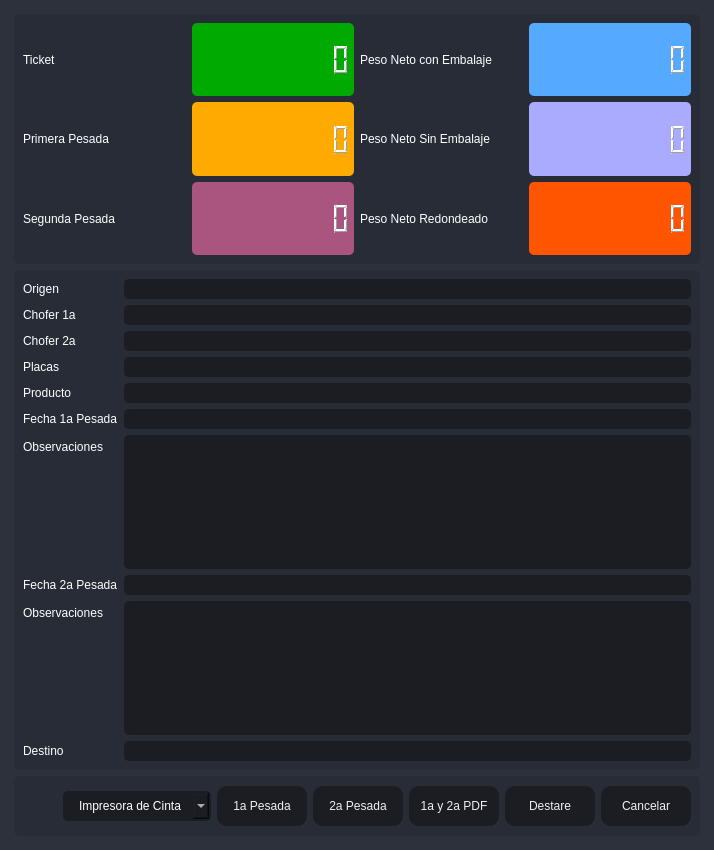
       <widget class="QFrame" name="frame_center">
        <property name="sizePolicy">
         <sizepolicy hsizetype="Expanding" vsizetype="Expanding">
          <horstretch>0</horstretch>
          <verstretch>0</verstretch>
         </sizepolicy>
        </property>
        <property name="styleSheet">
         <string notr="true">background-color: rgb(40, 44, 52);</string>
        </property>
        <property name="frameShape">
         <enum>QFrame::NoFrame</enum>
        </property>
        <property name="frameShadow">
         <enum>QFrame::Raised</enum>
        </property>
        <layout class="QHBoxLayout" name="horizontalLayout_2">
         <property name="spacing">
          <number>0</number>
         </property>
         <property name="leftMargin">
          <number>0</number>
         </property>
         <property name="topMargin">
          <number>0</number>
         </property>
         <property name="rightMargin">
          <number>0</number>
         </property>
         <property name="bottomMargin">
          <number>0</number>
         </property>
         <item>
          <widget class="QFrame" name="frame_content_right">
           <property name="styleSheet">
            <string notr="true">background-color: rgb(44, 49, 60);</string>
           </property>
           <property name="frameShape">
            <enum>QFrame::NoFrame</enum>
           </property>
           <property name="frameShadow">
            <enum>QFrame::Raised</enum>
           </property>
           <layout class="QVBoxLayout" name="verticalLayout_4">
            <property name="spacing">
             <number>0</number>
            </property>
            <property name="leftMargin">
             <number>0</number>
            </property>
            <property name="topMargin">
             <number>0</number>
            </property>
            <property name="rightMargin">
             <number>0</number>
            </property>
            <property name="bottomMargin">
             <number>0</number>
            </property>
            <item>
             <widget class="QFrame" name="frame_content">
              <property name="frameShape">
               <enum>QFrame::NoFrame</enum>
              </property>
              <property name="frameShadow">
               <enum>QFrame::Raised</enum>
              </property>
              <layout class="QVBoxLayout" name="verticalLayout_9">
               <property name="spacing">
                <number>0</number>
               </property>
               <property name="leftMargin">
                <number>5</number>
               </property>
               <property name="topMargin">
                <number>5</number>
               </property>
               <property name="rightMargin">
                <number>5</number>
               </property>
               <property name="bottomMargin">
                <number>5</number>
               </property>
               <item>
                <widget class="QStackedWidget" name="stackedWidget">
                 <property name="styleSheet">
                  <string notr="true">background: transparent;</string>
                 </property>
                 <property name="currentIndex">
                  <number>0</number>
                 </property>
                 <widget class="QWidget" name="page_home">
                  <layout class="QVBoxLayout" name="verticalLayout_10">
                   <item>
                    <widget class="QFrame" name="frame">
                     <property name="minimumSize">
                      <size>
                       <width>0</width>
                       <height>250</height>
                      </size>
                     </property>
                     <property name="maximumSize">
                      <size>
                       <width>16777215</width>
                       <height>250</height>
                      </size>
                     </property>
                     <property name="styleSheet">
                      <string notr="true">background-color: rgb(39, 44, 54);
border-radius: 5px;</string>
                     </property>
                     <property name="frameShape">
                      <enum>QFrame::StyledPanel</enum>
                     </property>
                     <property name="frameShadow">
                      <enum>QFrame::Raised</enum>
                     </property>
                     <layout class="QHBoxLayout" name="horizontalLayout_6">
                      <item>
                       <layout class="QGridLayout" name="gridLayout_2">
                        <item row="1" column="2">
                         <widget class="QLabel" name="label_5">
                          <property name="styleSheet">
                           <string notr="true">color: rgb(255, 255, 255);
font: 75 12pt &quot;MS Shell Dlg 2&quot;;</string>
                          </property>
                          <property name="text">
                           <string>Peso Neto Sin Embalaje</string>
                          </property>
                         </widget>
                        </item>
                        <item row="1" column="1">
                         <widget class="QLCDNumber" name="lcdNumber_3">
                          <property name="styleSheet">
                           <string notr="true">color: rgb(255, 255, 255);
background-color: rgb(255, 170, 0);</string>
                          </property>
                          <property name="digitCount">
                           <number>10</number>
                          </property>
                         </widget>
                        </item>
                        <item row="1" column="3">
                         <widget class="QLCDNumber" name="lcdNumber_4">
                          <property name="styleSheet">
                           <string notr="true">color: rgb(255, 255, 255);
background-color: rgb(170, 170, 255);</string>
                          </property>
                          <property name="digitCount">
                           <number>10</number>
                          </property>
                         </widget>
                        </item>
                        <item row="0" column="3">
                         <widget class="QLCDNumber" name="lcdNumber_1">
                          <property name="styleSheet">
                           <string notr="true">color: rgb(255, 255, 255);
background-color: rgb(85, 170, 255);</string>
                          </property>
                          <property name="digitCount">
                           <number>10</number>
                          </property>
                         </widget>
                        </item>
                        <item row="2" column="3">
                         <widget class="QLCDNumber" name="lcdNumber_6">
                          <property name="styleSheet">
                           <string notr="true">color: rgb(255, 255, 255);
background-color: rgb(255, 85, 0);</string>
                          </property>
                          <property name="digitCount">
                           <number>10</number>
                          </property>
                         </widget>
                        </item>
                        <item row="0" column="0">
                         <widget class="QLabel" name="label_2">
                          <property name="styleSheet">
                           <string notr="true">color: rgb(255, 255, 255);
font: 75 12pt &quot;MS Shell Dlg 2&quot;;</string>
                          </property>
                          <property name="text">
                           <string>Ticket</string>
                          </property>
                         </widget>
                        </item>
                        <item row="1" column="0">
                         <widget class="QLabel" name="label_4">
                          <property name="styleSheet">
                           <string notr="true">color: rgb(255, 255, 255);
font: 75 12pt &quot;MS Shell Dlg 2&quot;;</string>
                          </property>
                          <property name="text">
                           <string>Primera Pesada</string>
                          </property>
                         </widget>
                        </item>
                        <item row="0" column="1">
                         <widget class="QLCDNumber" name="lcdNumber_9">
                          <property name="styleSheet">
                           <string notr="true">color: rgb(255, 255, 255);
background-color: rgb(0, 170, 0);</string>
                          </property>
                          <property name="digitCount">
                           <number>10</number>
                          </property>
                         </widget>
                        </item>
                        <item row="2" column="0">
                         <widget class="QLabel" name="label_6">
                          <property name="styleSheet">
                           <string notr="true">color: rgb(255, 255, 255);
font: 75 12pt &quot;MS Shell Dlg 2&quot;;</string>
                          </property>
                          <property name="text">
                           <string>Segunda Pesada</string>
                          </property>
                         </widget>
                        </item>
                        <item row="0" column="2">
                         <widget class="QLabel" name="label_3">
                          <property name="styleSheet">
                           <string notr="true">color: rgb(255, 255, 255);
font: 75 12pt &quot;MS Shell Dlg 2&quot;;</string>
                          </property>
                          <property name="text">
                           <string>Peso Neto con Embalaje</string>
                          </property>
                         </widget>
                        </item>
                        <item row="2" column="2">
                         <widget class="QLabel" name="label_7">
                          <property name="styleSheet">
                           <string notr="true">color: rgb(255, 255, 255);
font: 75 12pt &quot;MS Shell Dlg 2&quot;;</string>
                          </property>
                          <property name="text">
                           <string>Peso Neto Redondeado</string>
                          </property>
                         </widget>
                        </item>
                        <item row="2" column="1">
                         <widget class="QLCDNumber" name="lcdNumber_7">
                          <property name="styleSheet">
                           <string notr="true">color: rgb(255, 255, 255);
background-color: rgb(170, 85, 127);</string>
                          </property>
                          <property name="digitCount">
                           <number>10</number>
                          </property>
                         </widget>
                        </item>
                       </layout>
                      </item>
                     </layout>
                    </widget>
                   </item>
                   <item>
                    <widget class="QFrame" name="frame_3">
                     <property name="minimumSize">
                      <size>
                       <width>0</width>
                       <height>160</height>
                      </size>
                     </property>
                     <property name="maximumSize">
                      <size>
                       <width>16777215</width>
                       <height>500</height>
                      </size>
                     </property>
                     <property name="styleSheet">
                      <string notr="true">background-color: rgb(39, 44, 54);
border-radius: 5px;</string>
                     </property>
                     <property name="frameShape">
                      <enum>QFrame::StyledPanel</enum>
                     </property>
                     <property name="frameShadow">
                      <enum>QFrame::Raised</enum>
                     </property>
                     <layout class="QVBoxLayout" name="verticalLayout_5">
                      <item>
                       <layout class="QFormLayout" name="formLayout">
                        <item row="0" column="0">
                         <widget class="QLabel" name="label_8">
                          <property name="styleSheet">
                           <string notr="true">color: rgb(255, 255, 255);
font: 75 12pt &quot;MS Shell Dlg 2&quot;;</string>
                          </property>
                          <property name="text">
                           <string>Origen</string>
                          </property>
                         </widget>
                        </item>
                        <item row="0" column="1">
                         <widget class="QLineEdit" name="Origen">
                          <property name="styleSheet">
                           <string notr="true">QLineEdit {
	background-color: rgb(27, 29, 35);
	border-radius: 5px;
	border: 2px solid rgb(27, 29, 35);
	padding-left: 10px;
	font: 75 12pt &quot;MS Shell Dlg 2&quot;;
	color: rgb(255, 255, 255);
}
QLineEdit:hover {
	border: 2px solid rgb(64, 71, 88);
}
QLineEdit:focus {
	border: 2px solid rgb(91, 101, 124);
}</string>
                          </property>
                          <property name="readOnly">
                           <bool>true</bool>
                          </property>
                         </widget>
                        </item>
                        <item row="1" column="0">
                         <widget class="QLabel" name="label_9">
                          <property name="styleSheet">
                           <string notr="true">color: rgb(255, 255, 255);
font: 75 12pt &quot;MS Shell Dlg 2&quot;;</string>
                          </property>
                          <property name="text">
                           <string>Chofer 1a</string>
                          </property>
                         </widget>
                        </item>
                        <item row="1" column="1">
                         <widget class="QLineEdit" name="Operador">
                          <property name="styleSheet">
                           <string notr="true">QLineEdit {
	background-color: rgb(27, 29, 35);
	border-radius: 5px;
	border: 2px solid rgb(27, 29, 35);
	padding-left: 10px;
	font: 75 12pt &quot;MS Shell Dlg 2&quot;;
	color: rgb(255, 255, 255);
}
QLineEdit:hover {
	border: 2px solid rgb(64, 71, 88);
}
QLineEdit:focus {
	border: 2px solid rgb(91, 101, 124);
}</string>
                          </property>
                          <property name="readOnly">
                           <bool>true</bool>
                          </property>
                         </widget>
                        </item>
                        <item row="3" column="0">
                         <widget class="QLabel" name="label_10">
                          <property name="styleSheet">
                           <string notr="true">color: rgb(255, 255, 255);
font: 75 12pt &quot;MS Shell Dlg 2&quot;;</string>
                          </property>
                          <property name="text">
                           <string>Placas</string>
                          </property>
                         </widget>
                        </item>
                        <item row="3" column="1">
                         <widget class="QLineEdit" name="Placas">
                          <property name="styleSheet">
                           <string notr="true">QLineEdit {
	background-color: rgb(27, 29, 35);
	border-radius: 5px;
	border: 2px solid rgb(27, 29, 35);
	padding-left: 10px;
	font: 75 12pt &quot;MS Shell Dlg 2&quot;;
	color: rgb(255, 255, 255);
}
QLineEdit:hover {
	border: 2px solid rgb(64, 71, 88);
}
QLineEdit:focus {
	border: 2px solid rgb(91, 101, 124);
}</string>
                          </property>
                          <property name="readOnly">
                           <bool>true</bool>
                          </property>
                         </widget>
                        </item>
                        <item row="4" column="0">
                         <widget class="QLabel" name="label_11">
                          <property name="styleSheet">
                           <string notr="true">color: rgb(255, 255, 255);
font: 75 12pt &quot;MS Shell Dlg 2&quot;;</string>
                          </property>
                          <property name="text">
                           <string>Producto</string>
                          </property>
                         </widget>
                        </item>
                        <item row="4" column="1">
                         <widget class="QLineEdit" name="Producto">
                          <property name="styleSheet">
                           <string notr="true">QLineEdit {
	background-color: rgb(27, 29, 35);
	border-radius: 5px;
	border: 2px solid rgb(27, 29, 35);
	padding-left: 10px;
	font: 75 12pt &quot;MS Shell Dlg 2&quot;;
	color: rgb(255, 255, 255);
}
QLineEdit:hover {
	border: 2px solid rgb(64, 71, 88);
}
QLineEdit:focus {
	border: 2px solid rgb(91, 101, 124);
}</string>
                          </property>
                          <property name="readOnly">
                           <bool>true</bool>
                          </property>
                         </widget>
                        </item>
                        <item row="5" column="0">
                         <widget class="QLabel" name="label_12">
                          <property name="styleSheet">
                           <string notr="true">color: rgb(255, 255, 255);
font: 75 12pt &quot;MS Shell Dlg 2&quot;;</string>
                          </property>
                          <property name="text">
                           <string>Fecha 1a Pesada</string>
                          </property>
                         </widget>
                        </item>
                        <item row="5" column="1">
                         <widget class="QLineEdit" name="EFecha">
                          <property name="styleSheet">
                           <string notr="true">QLineEdit {
	background-color: rgb(27, 29, 35);
	border-radius: 5px;
	border: 2px solid rgb(27, 29, 35);
	padding-left: 10px;
	font: 75 12pt &quot;MS Shell Dlg 2&quot;;
	color: rgb(255, 255, 255);
}
QLineEdit:hover {
	border: 2px solid rgb(64, 71, 88);
}
QLineEdit:focus {
	border: 2px solid rgb(91, 101, 124);
}</string>
                          </property>
                          <property name="readOnly">
                           <bool>true</bool>
                          </property>
                         </widget>
                        </item>
                        <item row="6" column="0">
                         <widget class="QLabel" name="label_13">
                          <property name="styleSheet">
                           <string notr="true">color: rgb(255, 255, 255);
font: 75 12pt &quot;MS Shell Dlg 2&quot;;</string>
                          </property>
                          <property name="text">
                           <string>Observaciones</string>
                          </property>
                         </widget>
                        </item>
                        <item row="6" column="1">
                         <widget class="QPlainTextEdit" name="ObservacionesCompra">
                          <property name="styleSheet">
                           <string notr="true">QPlainTextEdit {
	background-color: rgb(27, 29, 35);
	border-radius: 5px;
	padding: 10px;
    color: rgb(255, 255, 255);
	font: 75 12pt &quot;MS Shell Dlg 2&quot;;
}
QPlainTextEdit:hover {
	border: 2px solid rgb(64, 71, 88);
}
QPlainTextEdit:focus {
	border: 2px solid rgb(91, 101, 124);
}</string>
                          </property>
                          <property name="readOnly">
                           <bool>true</bool>
                          </property>
                         </widget>
                        </item>
                        <item row="7" column="0">
                         <widget class="QLabel" name="label_14">
                          <property name="styleSheet">
                           <string notr="true">color: rgb(255, 255, 255);
font: 75 12pt &quot;MS Shell Dlg 2&quot;;</string>
                          </property>
                          <property name="text">
                           <string>Fecha 2a Pesada</string>
                          </property>
                         </widget>
                        </item>
                        <item row="7" column="1">
                         <widget class="QLineEdit" name="SFecha">
                          <property name="styleSheet">
                           <string notr="true">QLineEdit {
	background-color: rgb(27, 29, 35);
	border-radius: 5px;
	border: 2px solid rgb(27, 29, 35);
	padding-left: 10px;
	font: 75 12pt &quot;MS Shell Dlg 2&quot;;
	color: rgb(255, 255, 255);
}
QLineEdit:hover {
	border: 2px solid rgb(64, 71, 88);
}
QLineEdit:focus {
	border: 2px solid rgb(91, 101, 124);
}</string>
                          </property>
                          <property name="readOnly">
                           <bool>true</bool>
                          </property>
                         </widget>
                        </item>
                        <item row="8" column="0">
                         <widget class="QLabel" name="label_15">
                          <property name="styleSheet">
                           <string notr="true">color: rgb(255, 255, 255);
font: 75 12pt &quot;MS Shell Dlg 2&quot;;</string>
                          </property>
                          <property name="text">
                           <string>Observaciones</string>
                          </property>
                         </widget>
                        </item>
                        <item row="8" column="1">
                         <widget class="QPlainTextEdit" name="ObservacionesCompra2">
                          <property name="styleSheet">
                           <string notr="true">QPlainTextEdit {
	background-color: rgb(27, 29, 35);
	border-radius: 5px;
	padding: 10px;
    color: rgb(255, 255, 255);
	font: 75 12pt &quot;MS Shell Dlg 2&quot;;
}
QPlainTextEdit:hover {
	border: 2px solid rgb(64, 71, 88);
}
QPlainTextEdit:focus {
	border: 2px solid rgb(91, 101, 124);
}</string>
                          </property>
                         </widget>
                        </item>
                        <item row="9" column="0">
                         <widget class="QLabel" name="label_16">
                          <property name="styleSheet">
                           <string notr="true">color: rgb(255, 255, 255);
font: 75 12pt &quot;MS Shell Dlg 2&quot;;</string>
                          </property>
                          <property name="text">
                           <string>Destino</string>
                          </property>
                         </widget>
                        </item>
                        <item row="9" column="1">
                         <widget class="QLineEdit" name="Destino">
                          <property name="styleSheet">
                           <string notr="true">QLineEdit {
	background-color: rgb(27, 29, 35);
	border-radius: 5px;
	border: 2px solid rgb(27, 29, 35);
	padding-left: 10px;
	font: 75 12pt &quot;MS Shell Dlg 2&quot;;
	color: rgb(255, 255, 255);
}
QLineEdit:hover {
	border: 2px solid rgb(64, 71, 88);
}
QLineEdit:focus {
	border: 2px solid rgb(91, 101, 124);
}</string>
                          </property>
                         </widget>
                        </item>
                        <item row="2" column="0">
                         <widget class="QLabel" name="label_17">
                          <property name="styleSheet">
                           <string notr="true">color: rgb(255, 255, 255);
font: 75 12pt &quot;MS Shell Dlg 2&quot;;</string>
                          </property>
                          <property name="text">
                           <string>Chofer 2a</string>
                          </property>
                         </widget>
                        </item>
                        <item row="2" column="1">
                         <widget class="QLineEdit" name="Operador2a">
                          <property name="styleSheet">
                           <string notr="true">QLineEdit {
	background-color: rgb(27, 29, 35);
	border-radius: 5px;
	border: 2px solid rgb(27, 29, 35);
	padding-left: 10px;
	font: 75 12pt &quot;MS Shell Dlg 2&quot;;
	color: rgb(255, 255, 255);
}
QLineEdit:hover {
	border: 2px solid rgb(64, 71, 88);
}
QLineEdit:focus {
	border: 2px solid rgb(91, 101, 124);
}</string>
                          </property>
                          <property name="readOnly">
                           <bool>true</bool>
                          </property>
                         </widget>
                        </item>
                       </layout>
                      </item>
                     </layout>
                    </widget>
                   </item>
                   <item>
                    <widget class="QFrame" name="frame_2">
                     <property name="minimumSize">
                      <size>
                       <width>0</width>
                       <height>60</height>
                      </size>
                     </property>
                     <property name="maximumSize">
                      <size>
                       <width>16777215</width>
                       <height>60</height>
                      </size>
                     </property>
                     <property name="styleSheet">
                      <string notr="true">background-color: rgb(39, 44, 54);
border-radius: 5px;</string>
                     </property>
                     <property name="frameShape">
                      <enum>QFrame::StyledPanel</enum>
                     </property>
                     <property name="frameShadow">
                      <enum>QFrame::Raised</enum>
                     </property>
                     <layout class="QHBoxLayout" name="horizontalLayout_9">
                      <item>
                       <layout class="QGridLayout" name="gridLayout">
                        <item row="0" column="2">
                         <widget class="QPushButton" name="btn_guardar">
                          <property name="minimumSize">
                           <size>
                            <width>90</width>
                            <height>40</height>
                           </size>
                          </property>
                          <property name="styleSheet">
                           <string notr="true">QPushButton {
	border-color: rgb(27, 29, 35);
	font: 75 10pt &quot;MS Shell Dlg 2&quot;;
	color: rgb(240, 240, 240);
	background-color: rgb(27, 29, 35);
	border: 0px solid;
	border-radius: 10px;	
}
QPushButton:hover {
	background-color:rgb(44, 49, 60);
	border-color: rgb(27, 29, 35);
	border: 2px solid;
}</string>
                          </property>
                          <property name="text">
                           <string>1a Pesada</string>
                          </property>
                         </widget>
                        </item>
                        <item row="0" column="6">
                         <widget class="QPushButton" name="btnr">
                          <property name="minimumSize">
                           <size>
                            <width>90</width>
                            <height>40</height>
                           </size>
                          </property>
                          <property name="styleSheet">
                           <string notr="true">QPushButton {
	border-color: rgb(27, 29, 35);
	font: 75 10pt &quot;MS Shell Dlg 2&quot;;
	color: rgb(240, 240, 240);
	background-color: rgb(27, 29, 35);
	border: 0px solid;
	border-radius: 10px;	
}
QPushButton:hover {
	background-color:rgb(44, 49, 60);
	border-color: rgb(27, 29, 35);
	border: 2px solid;
}</string>
                          </property>
                          <property name="text">
                           <string>Cancelar</string>
                          </property>
                         </widget>
                        </item>
                        <item row="0" column="0">
                         <spacer name="horizontalSpacer">
                          <property name="orientation">
                           <enum>Qt::Horizontal</enum>
                          </property>
                          <property name="sizeHint" stdset="0">
                           <size>
                            <width>40</width>
                            <height>20</height>
                           </size>
                          </property>
                         </spacer>
                        </item>
                        <item row="0" column="5">
                         <widget class="QPushButton" name="btn_guardar3">
                          <property name="minimumSize">
                           <size>
                            <width>90</width>
                            <height>40</height>
                           </size>
                          </property>
                          <property name="styleSheet">
                           <string notr="true">QPushButton {
	border-color: rgb(27, 29, 35);
	font: 75 10pt &quot;MS Shell Dlg 2&quot;;
	color: rgb(240, 240, 240);
	background-color: rgb(27, 29, 35);
	border: 0px solid;
	border-radius: 10px;	
}
QPushButton:hover {
	background-color:rgb(44, 49, 60);
	border-color: rgb(27, 29, 35);
	border: 2px solid;
}</string>
                          </property>
                          <property name="text">
                           <string>Destare</string>
                          </property>
                         </widget>
                        </item>
                        <item row="0" column="3">
                         <widget class="QPushButton" name="btn_guardar2">
                          <property name="minimumSize">
                           <size>
                            <width>90</width>
                            <height>40</height>
                           </size>
                          </property>
                          <property name="styleSheet">
                           <string notr="true">QPushButton {
	border-color: rgb(27, 29, 35);
	font: 75 10pt &quot;MS Shell Dlg 2&quot;;
	color: rgb(240, 240, 240);
	background-color: rgb(27, 29, 35);
	border: 0px solid;
	border-radius: 10px;	
}
QPushButton:hover {
	background-color:rgb(44, 49, 60);
	border-color: rgb(27, 29, 35);
	border: 2px solid;
}</string>
                          </property>
                          <property name="text">
                           <string>2a Pesada</string>
                          </property>
                         </widget>
                        </item>
                        <item row="0" column="1">
                         <widget class="QComboBox" name="comboBox_impresora">
                          <property name="styleSheet">
                           <string notr="true">QComboBox{
	background-color: rgb(27, 29, 35);
	border-radius: 5px;
	border: 2px solid rgb(27, 29, 35);
	padding: 5px;
	padding-left: 14px;
	color: rgb(255, 255, 255);
    font: 75 12pt &quot;MS Shell Dlg 2&quot;;
}
QComboBox:hover{
	border: 2px solid rgb(64, 71, 88);
}
QComboBox QAbstractItemView {
	color: rgb(85, 170, 255);	
	background-color: rgb(27, 29, 35);
	padding: 10px;
	selection-background-color: rgb(39, 44, 54);
}</string>
                          </property>
                          <item>
                           <property name="text">
                            <string>Impresora de Cinta</string>
                           </property>
                          </item>
                          <item>
                           <property name="text">
                            <string>Impresora Windows</string>
                           </property>
                          </item>
                         </widget>
                        </item>
                        <item row="0" column="4">
                         <widget class="QPushButton" name="btn_1a2a">
                          <property name="minimumSize">
                           <size>
                            <width>90</width>
                            <height>40</height>
                           </size>
                          </property>
                          <property name="styleSheet">
                           <string notr="true">QPushButton {
	border-color: rgb(27, 29, 35);
	font: 75 10pt &quot;MS Shell Dlg 2&quot;;
	color: rgb(240, 240, 240);
	background-color: rgb(27, 29, 35);
	border: 0px solid;
	border-radius: 10px;	
}
QPushButton:hover {
	background-color:rgb(44, 49, 60);
	border-color: rgb(27, 29, 35);
	border: 2px solid;
}</string>
                          </property>
                          <property name="text">
                           <string>1a y 2a PDF</string>
                          </property>
                         </widget>
                        </item>
                       </layout>
                      </item>
                     </layout>
                    </widget>
                   </item>
                  </layout>
                 </widget>
                </widget>
               </item>
              </layout>
             </widget>
            </item>
           </layout>
          </widget>
         </item>
        </layout>
       </widget>
